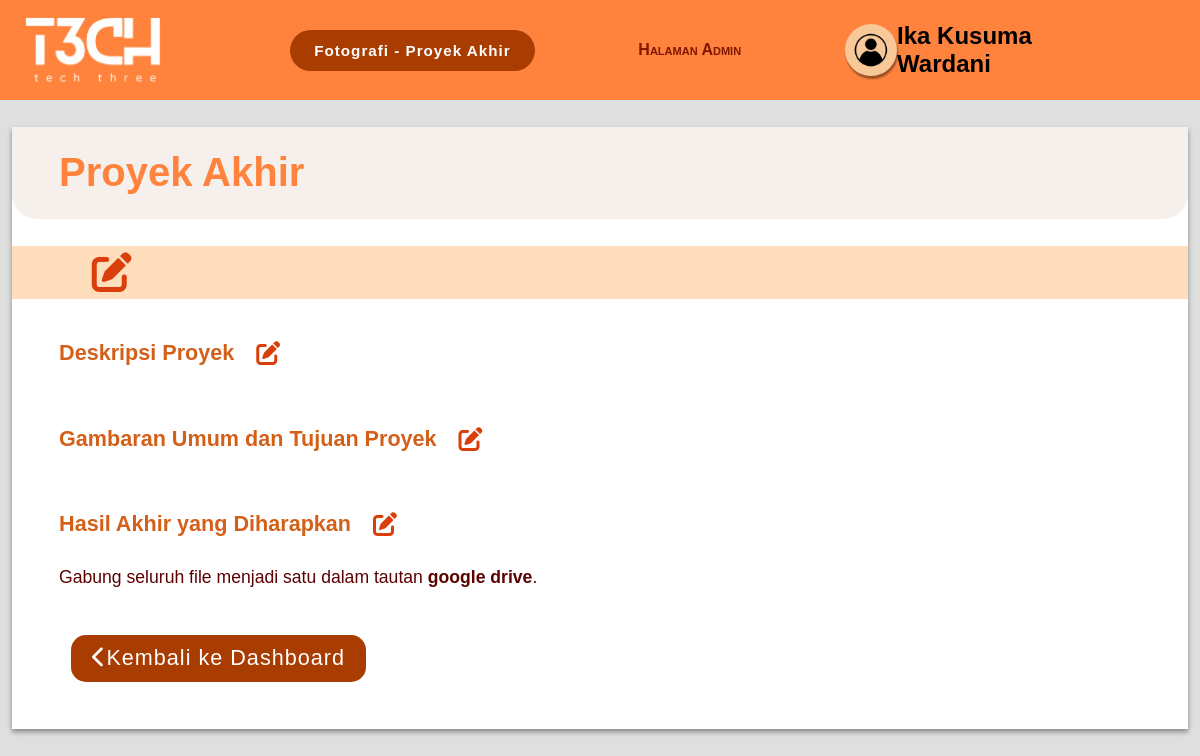
Before: /editProyekAkhir_fotografi_admin.php (signed in) with the older database file.
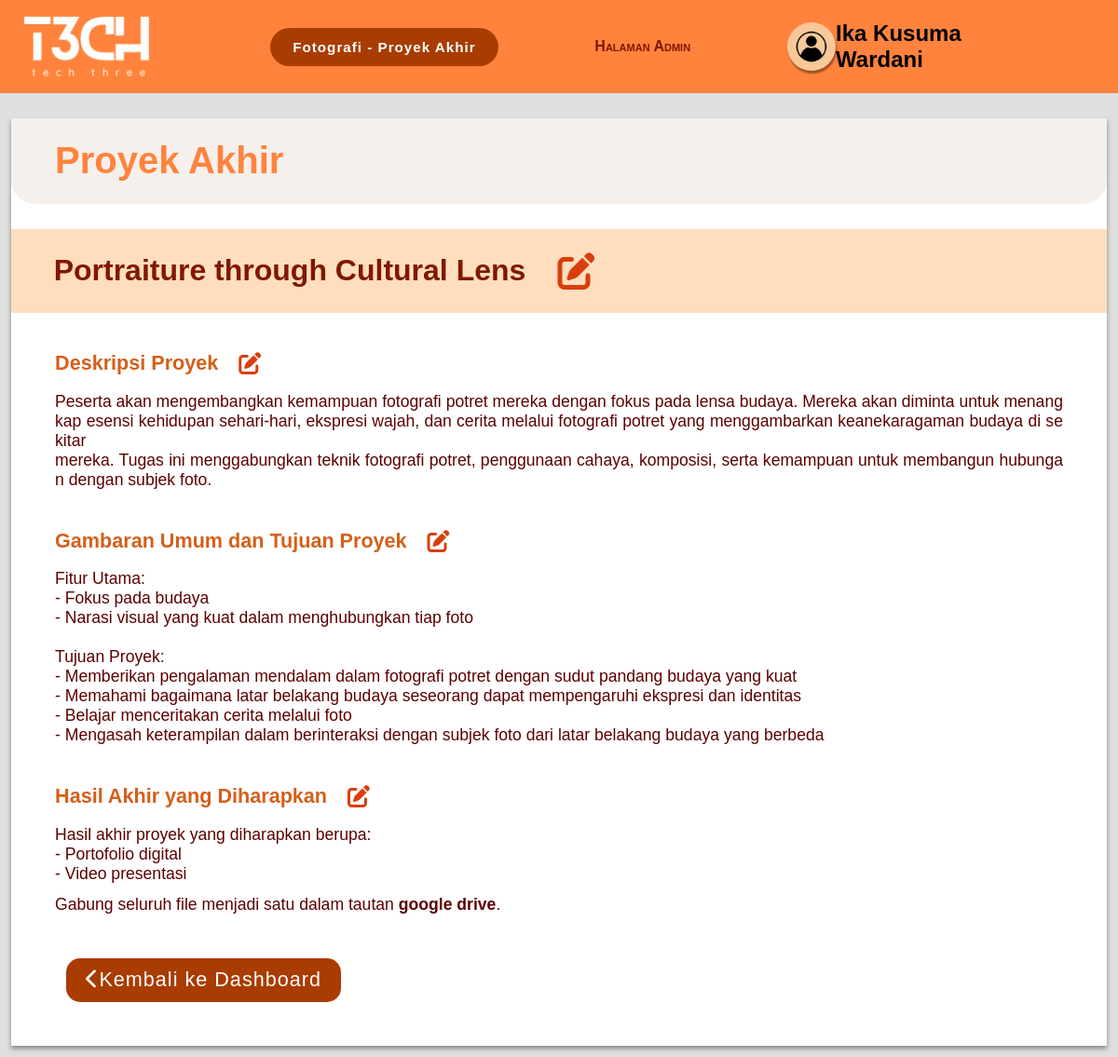
After: the same page with the newer database file.
### tables this page shows
CREATE TABLE `projects` (
  `Id_Projects` varchar(11) NOT NULL,
  `title` varchar(255) NOT NULL,
  `description` text DEFAULT NULL,
  `overview` text DEFAULT NULL,
  `results` text DEFAULT NULL,
  `Id_Kelas` varchar(20) DEFAULT NULL
);

### editProyekAkhir_fotografi_admin.php (the view, shortened to what this page needs)
<?php
include 'db_connect.php';
$admin_id = $_SESSION['admin_id'];
$sql = "SELECT * FROM admin WHERE Id_Admin = ?";
$stmt = $conn->prepare($sql);
$stmt->bind_param('s', $admin_id);
$stmt->execute();
$result = $stmt->get_result();
$admin = $result->fetch_assoc();
if ($admin) {
    $admin_name = htmlspecialchars($admin['Nama_Admin']);
} else {
    $admin_name = "Informasi admin tidak ditemukan";
}
$id_project = 'PR02';
$sql_project = "SELECT * FROM projects WHERE Id_Projects = ?";
$stmt_project = $conn->prepare($sql_project);
$stmt_project->bind_param('s', $id_project);
$stmt_project->execute();
$result_project = $stmt_project->get_result();
$project = $result_project->fetch_assoc();
?>
<!DOCTYPE html>
<html lang="id">
<head>
    <link rel="stylesheet" href="editProyekAkhir.css">
    <link rel="stylesheet" href="https://cdnjs.cloudflare.com/ajax/libs/font-awesome/6.0.0-beta3/css/all.min.css">
</head>
<body>
<header>
    <a id="logo_link" href="dashboard_admin.php">
        <img src="Logo.png" id="logo">
    </a>
    <h3>Fotografi - Proyek Akhir</h3>
    <h4 class="halaman_admin">Halaman Admin</h4>
    <section class="profileAdjust">
        <img src="user.png">
        <h2><?php echo $admin_name; ?></h2>
    </section>
</header>
<main>
    <h1>Proyek Akhir</h1>
    <section class="editable_nama_materi">
        <h2><?php echo htmlspecialchars($project['title']); ?></h2>
        <i class="fa-solid fa-pen-to-square" onclick="editMateriJudul()"></i>
    </section>
    <section class="editable_icon_video">
        <h2>Deskripsi Proyek</h2>
        <i class="fa-solid fa-pen-to-square" onclick="editSection(this, 'description')"></i>
    </section>
    <p class="paragraf"><?php echo htmlspecialchars($project['description']); ?></p>
    <section class="editable_icon_video">
        <h2>Gambaran Umum dan Tujuan Proyek</h2>
        <i class="fa-solid fa-pen-to-square" onclick="editSection(this, 'overview')"></i>
    </section>
    <p class="paragraf"><?php echo htmlspecialchars($project['overview']); ?></p>
    <section class="editable_icon_video">
        <h2>Hasil Akhir yang Diharapkan</h2>
        <i class="fa-solid fa-pen-to-square" onclick="editSection(this, 'results')"></i>
    </section>
    <p class="paragraf"><?php echo htmlspecialchars($project['results']); ?></p>
    <p class="paragraf paragrafNone">Gabung seluruh file menjadi satu dalam tautan <span class="googleDrive">google drive</span>.</p>
    <section class="backToDashboard">
        <button onclick="redirectToPage('dashboard_admin.php')">
            <i class="fa-solid fa-chevron-left"></i>Kembali ke Dashboard</button>
    </section>
</main>
</body>
</html>

Changed rows visible on the page:
added projects: title "Portraiture through Cultural Lens", description "Peserta akan mengembangkan kemampuan fotografi potret mereka dengan fokus pada lensa budaya. Mereka akan diminta untuk menangkap esensi kehidupan sehari-hari, ekspresi wajah, dan cerita melalui fotografi potret yang menggambarkan keanekaragaman budaya di sekitar mereka. Tugas ini menggabungkan teknik fotografi potret, penggunaan cahaya, komposisi, serta kemampuan untuk membangun hubungan dengan subjek foto.", overview "Fitur Utama: - Fokus pada budaya - Narasi visual yang kuat dalam menghubungkan tiap foto Tujuan Proyek: - Memberikan pengalaman mendalam dalam fotografi potret dengan sudut pandang budaya yang kuat - Memahami bagaimana latar belakang budaya seseorang dapat mempengaruhi ekspresi dan identitas - Belajar menceritakan cerita melalui foto - Mengasah keterampilan dalam berinteraksi dengan subjek foto dari latar belakang budaya yang berbeda", results "Hasil akhir proyek yang diharapkan berupa: - Portofolio digital - Video presentasi"
